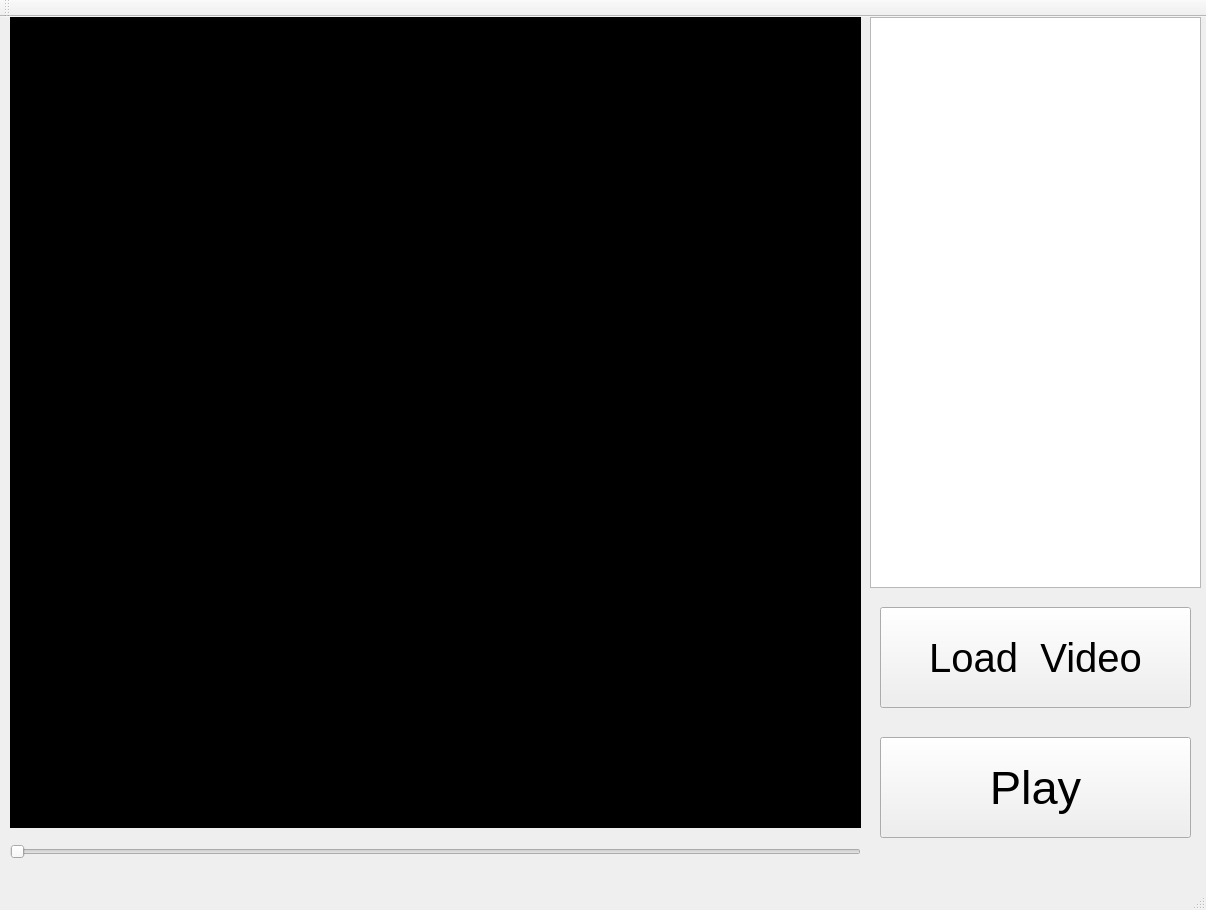
<?xml version="1.0" encoding="UTF-8"?>
<ui version="4.0">
 <class>MainWindow</class>
 <widget class="QMainWindow" name="MainWindow">
  <property name="geometry">
   <rect>
    <x>0</x>
    <y>0</y>
    <width>1206</width>
    <height>910</height>
   </rect>
  </property>
  <property name="windowTitle">
   <string>MainWindow</string>
  </property>
  <widget class="QWidget" name="centralWidget">
   <widget class="QPushButton" name="pushButton">
    <property name="geometry">
     <rect>
      <x>880</x>
      <y>590</y>
      <width>311</width>
      <height>101</height>
     </rect>
    </property>
    <property name="font">
     <font>
      <pointsize>30</pointsize>
     </font>
    </property>
    <property name="text">
     <string>Load  Video</string>
    </property>
    <property name="iconSize">
     <size>
      <width>30</width>
      <height>30</height>
     </size>
    </property>
   </widget>
   <widget class="QPushButton" name="pushButton_2">
    <property name="geometry">
     <rect>
      <x>880</x>
      <y>720</y>
      <width>311</width>
      <height>101</height>
     </rect>
    </property>
    <property name="font">
     <font>
      <pointsize>35</pointsize>
     </font>
    </property>
    <property name="text">
     <string>Play</string>
    </property>
   </widget>
   <widget class="QLabel" name="label">
    <property name="geometry">
     <rect>
      <x>10</x>
      <y>0</y>
      <width>851</width>
      <height>811</height>
     </rect>
    </property>
    <property name="styleSheet">
     <string notr="true">Background-color: #000;</string>
    </property>
    <property name="text">
     <string/>
    </property>
   </widget>
   <widget class="QListView" name="listView">
    <property name="geometry">
     <rect>
      <x>870</x>
      <y>0</y>
      <width>331</width>
      <height>571</height>
     </rect>
    </property>
   </widget>
   <widget class="QSlider" name="horizontalSlider">
    <property name="geometry">
     <rect>
      <x>10</x>
      <y>820</y>
      <width>851</width>
      <height>29</height>
     </rect>
    </property>
    <property name="orientation">
     <enum>Qt::Horizontal</enum>
    </property>
   </widget>
  </widget>
  <widget class="QMenuBar" name="menuBar">
   <property name="geometry">
    <rect>
     <x>0</x>
     <y>0</y>
     <width>1206</width>
     <height>25</height>
    </rect>
   </property>
  </widget>
  <widget class="QToolBar" name="mainToolBar">
   <attribute name="toolBarArea">
    <enum>TopToolBarArea</enum>
   </attribute>
   <attribute name="toolBarBreak">
    <bool>false</bool>
   </attribute>
  </widget>
  <widget class="QStatusBar" name="statusBar"/>
 </widget>
 <layoutdefault spacing="6" margin="11"/>
 <resources/>
 <connections/>
</ui>
